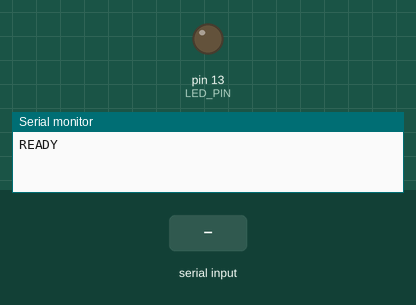
This sketch was run on a simulated Arduino Uno, built with avr-gcc and run on an emulated ATmega328P. On the bench: output pins drawn as LEDs (lit = HIGH), the last lines printed to the serial monitor. Inputs (shaded band) come from the test bench.

Above: at 1.2 s.
1.3 s: "LIGHT_ON\n" received over Serial
At 2.0 s:
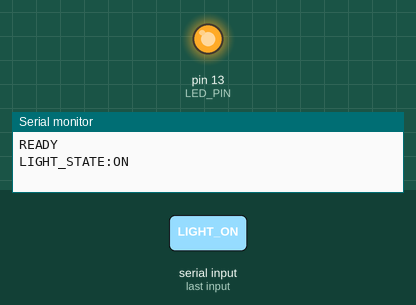
2.8 s: "LIGHT_OFF\n" received over Serial
At 3.2 s:
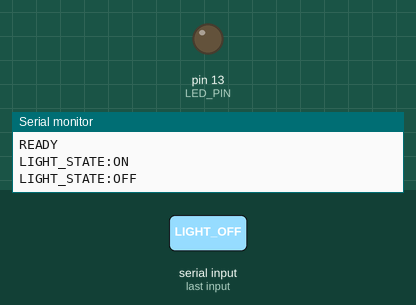
Timing chart, 0 to 5.8 s (numbered marks = the images above; inputs shaded):
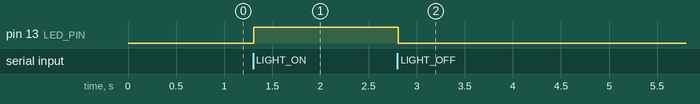

The sketch:

voice_light_controller.ino
```cpp
/*
  voice_light_controller.ino
  Version 1 — USB serial light controller for Arduino Uno R3

  The PC understands speech. This sketch does not. It reads one ASCII
  line from USB serial and drives an LED.

  Protocol (keep this identical to docs/protocol.md):

    PC -> Uno     LIGHT_ON | LIGHT_OFF | STATUS
    Uno -> PC     READY
                  LIGHT_STATE:ON
                  LIGHT_STATE:OFF
                  ERROR:UNKNOWN_COMMAND
                  ERROR:LINE_TOO_LONG

  Every message is one line. This sketch's replies end with CR+LF
  because Serial.println() writes both. The PC strips that.

  Wiring, built-in LED (start here):
    No extra parts. LED_PIN stays LED_BUILTIN (digital pin 13).
    Watch the LED marked L. Ignore ON, TX, and RX.

  Wiring, optional external LED:
    Set LED_PIN to 8.
    D8 -> 220 ohm resistor -> LED anode (long leg)
    LED cathode (short leg, flat side) -> GND
    Do not use D0 or D1. Those pins are the USB serial UART.

  Board: Arduino Uno (ATmega328P)
  Baud:  9600 8N1
*/

#include <Arduino.h>
#include <string.h>

// LED_BUILTIN is pin 13 on the Uno R3, the onboard L LED.
// Change this to 8 only after wiring the external LED.
const int LED_PIN = LED_BUILTIN;

const long BAUD_RATE = 9600;

// Longest legal command is STATUS / LIGHT_OFF. 32 bytes is plenty
// and keeps this reader off the heap. The Uno has 2 KB of SRAM.
const size_t BUFFER_SIZE = 32;

char buffer[BUFFER_SIZE];
size_t bufferLength = 0;
bool overflow = false;

// Software copy of the last command. STATUS reports this instead of
// digitalRead(LED_PIN): on pin 13 the onboard LED circuit makes a
// raw read a worse source of truth than the state we commanded.
bool ledIsOn = false;

void setLed(bool on) {
  ledIsOn = on;
  digitalWrite(LED_PIN, on ? HIGH : LOW);
}

void trimInPlace(char *text) {
  char *start = text;
  while (*start == ' ' || *start == '\t' || *start == '\r') {
    start++;
  }
  if (start != text) {
    memmove(text, start, strlen(start) + 1);
  }

  size_t length = strlen(text);
  while (length > 0 &&
         (text[length - 1] == ' ' || text[length - 1] == '\t' ||
          text[length - 1] == '\r')) {
    text[--length] = '\0';
  }
}

void toUpperInPlace(char *text) {
  for (char *cursor = text; *cursor != '\0'; ++cursor) {
    if (*cursor >= 'a' && *cursor <= 'z') {
      *cursor = *cursor - ('a' - 'A');
    }
  }
}

void handleCommand(char *command) {
  trimInPlace(command);
  toUpperInPlace(command);

  // Serial Monitor sometimes sends a blank line. Ignore it.
  if (command[0] == '\0') {
    return;
  }

  if (strcmp(command, "LIGHT_ON") == 0) {
    setLed(true);
    Serial.println("LIGHT_STATE:ON");
  } else if (strcmp(command, "LIGHT_OFF") == 0) {
    setLed(false);
    Serial.println("LIGHT_STATE:OFF");
  } else if (strcmp(command, "STATUS") == 0) {
    Serial.println(ledIsOn ? "LIGHT_STATE:ON" : "LIGHT_STATE:OFF");
  } else {
    // Do not change the LED. A bad line must not look like a command.
    Serial.println("ERROR:UNKNOWN_COMMAND");
  }
}

void setup() {
  pinMode(LED_PIN, OUTPUT);
  setLed(false);

  Serial.begin(BAUD_RATE);

  // Do not write while (!Serial) here. That pattern is for native-USB
  // boards such as the Leonardo. On the Uno R3 it can hang forever.
  // Serial is usable as soon as begin() returns.

  // Opening the port from the PC resets the Uno (DTR -> RESET). The
  // PC starts reading immediately and waits for this line. A short
  // delay gives the USB host a moment to be listening; the PC-side
  // timeout covers the bootloader, which takes longer than this.
  delay(50);
  Serial.println("READY");
}

void loop() {
  while (Serial.available() > 0) {
    int raw = Serial.read();
    if (raw < 0) {
      break;
    }

    char incoming = (char)raw;
    if (incoming == '\n') {
      buffer[bufferLength] = '\0';
      if (overflow) {
        Serial.println("ERROR:LINE_TOO_LONG");
      } else {
        handleCommand(buffer);
      }
      bufferLength = 0;
      overflow = false;
    } else if (incoming == '\r') {
      // Hosts that send CRLF would otherwise glue '\r' onto the token.
    } else if (bufferLength < BUFFER_SIZE - 1) {
      buffer[bufferLength++] = incoming;
    } else {
      overflow = true;
    }
  }
}
```

Measured:
- after the input at 1.3 s, pin 13 (LED_PIN): LOW → HIGH at once
- after the input at 2.8 s, pin 13 (LED_PIN): HIGH → LOW at once
